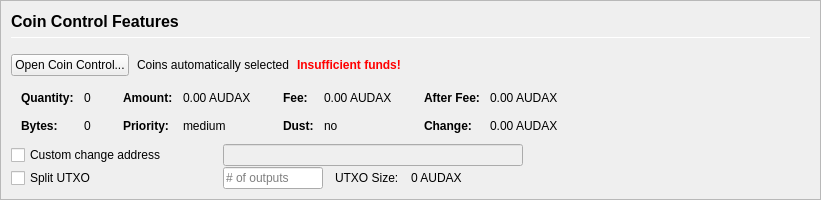
         <widget class="QFrame" name="frameCoinControl">
          <property name="sizePolicy">
           <sizepolicy hsizetype="Expanding" vsizetype="Expanding">
            <horstretch>0</horstretch>
            <verstretch>0</verstretch>
           </sizepolicy>
          </property>
          <property name="maximumSize">
           <size>
            <width>16777215</width>
            <height>16777215</height>
           </size>
          </property>
          <property name="frameShape">
           <enum>QFrame::StyledPanel</enum>
          </property>
          <property name="frameShadow">
           <enum>QFrame::Sunken</enum>
          </property>
          <layout class="QVBoxLayout" name="verticalLayoutCoinControl2">
           <property name="spacing">
            <number>0</number>
           </property>
           <property name="leftMargin">
            <number>0</number>
           </property>
           <property name="topMargin">
            <number>0</number>
           </property>
           <property name="rightMargin">
            <number>0</number>
           </property>
           <property name="bottomMargin">
            <number>0</number>
           </property>
           <item>
            <widget class="QFrame" name="frameCoinControl_BG">
             <layout class="QVBoxLayout" name="verticalLayoutCoinControl" stretch="0,0,0,0,0,0">
              <property name="spacing">
               <number>1</number>
              </property>
              <property name="leftMargin">
               <number>10</number>
              </property>
              <property name="topMargin">
               <number>10</number>
              </property>
              <item>
               <layout class="QHBoxLayout" name="horizontalLayoutCoinControl1">
                <property name="bottomMargin">
                 <number>15</number>
                </property>
                <item>
                 <layout class="QVBoxLayout" name="verticalLayout_3">
                  <property name="spacing">
                   <number>6</number>
                  </property>
                  <item>
                   <widget class="QLabel" name="labelCoinControlFeatures">
                    <property name="sizePolicy">
                     <sizepolicy hsizetype="Preferred" vsizetype="Maximum">
                      <horstretch>0</horstretch>
                      <verstretch>0</verstretch>
                     </sizepolicy>
                    </property>
                    <property name="minimumSize">
                     <size>
                      <width>0</width>
                      <height>20</height>
                     </size>
                    </property>
                    <property name="font">
                     <font>
                      <pointsize>12</pointsize>
                      <weight>75</weight>
                      <bold>true</bold>
                     </font>
                    </property>
                    <property name="styleSheet">
                     <string notr="true">font-weight:audax;</string>
                    </property>
                    <property name="text">
                     <string>Coin Control Features</string>
                    </property>
                   </widget>
                  </item>
                  <item>
                   <widget class="Line" name="line">
                    <property name="minimumSize">
                     <size>
                      <width>0</width>
                      <height>1</height>
                     </size>
                    </property>
                    <property name="maximumSize">
                     <size>
                      <width>16777215</width>
                      <height>1</height>
                     </size>
                    </property>
                    <property name="orientation">
                     <enum>Qt::Horizontal</enum>
                    </property>
                   </widget>
                  </item>
                 </layout>
                </item>
               </layout>
              </item>
              <item>
               <layout class="QHBoxLayout" name="horizontalLayoutCoinControl2" stretch="0,0,0,0">
                <property name="spacing">
                 <number>8</number>
                </property>
                <property name="bottomMargin">
                 <number>10</number>
                </property>
                <item>
                 <widget class="QPushButton" name="pushButtonCoinControl">
                  <property name="styleSheet">
                   <string notr="true"/>
                  </property>
                  <property name="text">
                   <string>Open Coin Control...</string>
                  </property>
                  <property name="autoDefault">
                   <bool>false</bool>
                  </property>
                 </widget>
                </item>
                <item>
                 <widget class="QLabel" name="labelCoinControlAutomaticallySelected">
                  <property name="text">
                   <string>Coins automatically selected</string>
                  </property>
                  <property name="margin">
                   <number>5</number>
                  </property>
                 </widget>
                </item>
                <item>
                 <widget class="QLabel" name="labelCoinControlInsuffFunds">
                  <property name="font">
                   <font>
                    <weight>75</weight>
                    <bold>true</bold>
                   </font>
                  </property>
                  <property name="styleSheet">
                   <string notr="true">color:red;font-weight:audax;</string>
                  </property>
                  <property name="text">
                   <string>Insufficient funds!</string>
                  </property>
                  <property name="margin">
                   <number>5</number>
                  </property>
                 </widget>
                </item>
                <item>
                 <spacer name="horizontalSpacerCoinControl">
                  <property name="orientation">
                   <enum>Qt::Horizontal</enum>
                  </property>
                  <property name="sizeHint" stdset="0">
                   <size>
                    <width>40</width>
                    <height>1</height>
                   </size>
                  </property>
                 </spacer>
                </item>
               </layout>
              </item>
              <item>
               <widget class="QWidget" name="widgetCoinControl" native="true">
                <property name="sizePolicy">
                 <sizepolicy hsizetype="Preferred" vsizetype="Preferred">
                  <horstretch>0</horstretch>
                  <verstretch>0</verstretch>
                 </sizepolicy>
                </property>
                <property name="minimumSize">
                 <size>
                  <width>0</width>
                  <height>0</height>
                 </size>
                </property>
                <property name="styleSheet">
                 <string notr="true"/>
                </property>
                <layout class="QHBoxLayout" name="horizontalLayoutCoinControl5">
                 <property name="leftMargin">
                  <number>0</number>
                 </property>
                 <property name="topMargin">
                  <number>0</number>
                 </property>
                 <property name="rightMargin">
                  <number>0</number>
                 </property>
                 <property name="bottomMargin">
                  <number>0</number>
                 </property>
                 <item>
                  <layout class="QHBoxLayout" name="horizontalLayoutCoinControl3" stretch="0,0,0,1">
                   <property name="spacing">
                    <number>20</number>
                   </property>
                   <property name="topMargin">
                    <number>0</number>
                   </property>
                   <property name="bottomMargin">
                    <number>10</number>
                   </property>
                   <item>
                    <layout class="QFormLayout" name="formLayoutCoinControl1">
                     <property name="horizontalSpacing">
                      <number>10</number>
                     </property>
                     <property name="verticalSpacing">
                      <number>14</number>
                     </property>
                     <property name="leftMargin">
                      <number>10</number>
                     </property>
                     <property name="topMargin">
                      <number>4</number>
                     </property>
                     <property name="rightMargin">
                      <number>6</number>
                     </property>
                     <item row="0" column="0">
                      <widget class="QLabel" name="labelCoinControlQuantityText">
                       <property name="font">
                        <font>
                         <weight>75</weight>
                         <bold>true</bold>
                        </font>
                       </property>
                       <property name="text">
                        <string>Quantity:</string>
                       </property>
                       <property name="margin">
                        <number>0</number>
                       </property>
                      </widget>
                     </item>
                     <item row="0" column="1">
                      <widget class="QLabel" name="labelCoinControlQuantity">
                       <property name="cursor">
                        <cursorShape>IBeamCursor</cursorShape>
                       </property>
                       <property name="contextMenuPolicy">
                        <enum>Qt::ActionsContextMenu</enum>
                       </property>
                       <property name="text">
                        <string notr="true">0</string>
                       </property>
                       <property name="margin">
                        <number>0</number>
                       </property>
                       <property name="textInteractionFlags">
                        <set>Qt::LinksAccessibleByMouse|Qt::TextSelectableByKeyboard|Qt::TextSelectableByMouse</set>
                       </property>
                      </widget>
                     </item>
                     <item row="1" column="0">
                      <widget class="QLabel" name="labelCoinControlBytesText">
                       <property name="font">
                        <font>
                         <weight>75</weight>
                         <bold>true</bold>
                        </font>
                       </property>
                       <property name="text">
                        <string>Bytes:</string>
                       </property>
                      </widget>
                     </item>
                     <item row="1" column="1">
                      <widget class="QLabel" name="labelCoinControlBytes">
                       <property name="cursor">
                        <cursorShape>IBeamCursor</cursorShape>
                       </property>
                       <property name="contextMenuPolicy">
                        <enum>Qt::ActionsContextMenu</enum>
                       </property>
                       <property name="text">
                        <string notr="true">0</string>
                       </property>
                       <property name="textInteractionFlags">
                        <set>Qt::LinksAccessibleByMouse|Qt::TextSelectableByKeyboard|Qt::TextSelectableByMouse</set>
                       </property>
                      </widget>
                     </item>
                    </layout>
                   </item>
                   <item>
                    <layout class="QFormLayout" name="formLayoutCoinControl2">
                     <property name="horizontalSpacing">
                      <number>10</number>
                     </property>
                     <property name="verticalSpacing">
                      <number>14</number>
                     </property>
                     <property name="leftMargin">
                      <number>6</number>
                     </property>
                     <property name="topMargin">
                      <number>4</number>
                     </property>
                     <property name="rightMargin">
                      <number>6</number>
                     </property>
                     <item row="0" column="0">
                      <widget class="QLabel" name="labelCoinControlAmountText">
                       <property name="font">
                        <font>
                         <weight>75</weight>
                         <bold>true</bold>
                        </font>
                       </property>
                       <property name="text">
                        <string>Amount:</string>
                       </property>
                       <property name="margin">
                        <number>0</number>
                       </property>
                      </widget>
                     </item>
                     <item row="0" column="1">
                      <widget class="QLabel" name="labelCoinControlAmount">
                       <property name="cursor">
                        <cursorShape>IBeamCursor</cursorShape>
                       </property>
                       <property name="contextMenuPolicy">
                        <enum>Qt::ActionsContextMenu</enum>
                       </property>
                       <property name="text">
                        <string notr="true">0.00 AUDAX</string>
                       </property>
                       <property name="textInteractionFlags">
                        <set>Qt::LinksAccessibleByMouse|Qt::TextSelectableByKeyboard|Qt::TextSelectableByMouse</set>
                       </property>
                      </widget>
                     </item>
                     <item row="1" column="0">
                      <widget class="QLabel" name="labelCoinControlPriorityText">
                       <property name="font">
                        <font>
                         <weight>75</weight>
                         <bold>true</bold>
                        </font>
                       </property>
                       <property name="text">
                        <string>Priority:</string>
                       </property>
                      </widget>
                     </item>
                     <item row="1" column="1">
                      <widget class="QLabel" name="labelCoinControlPriority">
                       <property name="cursor">
                        <cursorShape>IBeamCursor</cursorShape>
                       </property>
                       <property name="contextMenuPolicy">
                        <enum>Qt::ActionsContextMenu</enum>
                       </property>
                       <property name="text">
                        <string>medium</string>
                       </property>
                       <property name="textInteractionFlags">
                        <set>Qt::LinksAccessibleByMouse|Qt::TextSelectableByKeyboard|Qt::TextSelectableByMouse</set>
                       </property>
                      </widget>
                     </item>
                    </layout>
                   </item>
                   <item>
                    <layout class="QFormLayout" name="formLayoutCoinControl3">
                     <property name="horizontalSpacing">
                      <number>10</number>
                     </property>
                     <property name="verticalSpacing">
                      <number>14</number>
                     </property>
                     <property name="leftMargin">
                      <number>6</number>
                     </property>
                     <property name="topMargin">
                      <number>4</number>
                     </property>
                     <property name="rightMargin">
                      <number>6</number>
                     </property>
                     <item row="0" column="0">
                      <widget class="QLabel" name="labelCoinControlFeeText">
                       <property name="font">
                        <font>
                         <weight>75</weight>
                         <bold>true</bold>
                        </font>
                       </property>
                       <property name="text">
                        <string>Fee:</string>
                       </property>
                       <property name="margin">
                        <number>0</number>
                       </property>
                      </widget>
                     </item>
                     <item row="0" column="1">
                      <widget class="QLabel" name="labelCoinControlFee">
                       <property name="cursor">
                        <cursorShape>IBeamCursor</cursorShape>
                       </property>
                       <property name="contextMenuPolicy">
                        <enum>Qt::ActionsContextMenu</enum>
                       </property>
                       <property name="text">
                        <string notr="true">0.00 AUDAX</string>
                       </property>
                       <property name="textInteractionFlags">
                        <set>Qt::LinksAccessibleByMouse|Qt::TextSelectableByKeyboard|Qt::TextSelectableByMouse</set>
                       </property>
                      </widget>
                     </item>
                     <item row="1" column="0">
                      <widget class="QLabel" name="labelCoinControlLowOutputText">
                       <property name="font">
                        <font>
                         <weight>75</weight>
                         <bold>true</bold>
                        </font>
                       </property>
                       <property name="text">
                        <string>Dust:</string>
                       </property>
                      </widget>
                     </item>
                     <item row="1" column="1">
                      <widget class="QLabel" name="labelCoinControlLowOutput">
                       <property name="cursor">
                        <cursorShape>IBeamCursor</cursorShape>
                       </property>
                       <property name="contextMenuPolicy">
                        <enum>Qt::ActionsContextMenu</enum>
                       </property>
                       <property name="text">
                        <string>no</string>
                       </property>
                       <property name="textInteractionFlags">
                        <set>Qt::LinksAccessibleByMouse|Qt::TextSelectableByKeyboard|Qt::TextSelectableByMouse</set>
                       </property>
                      </widget>
                     </item>
                    </layout>
                   </item>
                   <item>
                    <layout class="QFormLayout" name="formLayoutCoinControl4">
                     <property name="horizontalSpacing">
                      <number>10</number>
                     </property>
                     <property name="verticalSpacing">
                      <number>14</number>
                     </property>
                     <property name="leftMargin">
                      <number>6</number>
                     </property>
                     <property name="topMargin">
                      <number>4</number>
                     </property>
                     <property name="rightMargin">
                      <number>6</number>
                     </property>
                     <item row="0" column="0">
                      <widget class="QLabel" name="labelCoinControlAfterFeeText">
                       <property name="font">
                        <font>
                         <weight>75</weight>
                         <bold>true</bold>
                        </font>
                       </property>
                       <property name="text">
                        <string>After Fee:</string>
                       </property>
                       <property name="margin">
                        <number>0</number>
                       </property>
                      </widget>
                     </item>
                     <item row="0" column="1">
                      <widget class="QLabel" name="labelCoinControlAfterFee">
                       <property name="cursor">
                        <cursorShape>IBeamCursor</cursorShape>
                       </property>
                       <property name="contextMenuPolicy">
                        <enum>Qt::ActionsContextMenu</enum>
                       </property>
                       <property name="text">
                        <string notr="true">0.00 AUDAX</string>
                       </property>
                       <property name="textInteractionFlags">
                        <set>Qt::LinksAccessibleByMouse|Qt::TextSelectableByKeyboard|Qt::TextSelectableByMouse</set>
                       </property>
                      </widget>
                     </item>
                     <item row="1" column="0">
                      <widget class="QLabel" name="labelCoinControlChangeText">
                       <property name="font">
                        <font>
                         <weight>75</weight>
                         <bold>true</bold>
                        </font>
                       </property>
                       <property name="text">
                        <string>Change:</string>
                       </property>
                      </widget>
                     </item>
                     <item row="1" column="1">
                      <widget class="QLabel" name="labelCoinControlChange">
                       <property name="cursor">
                        <cursorShape>IBeamCursor</cursorShape>
                       </property>
                       <property name="contextMenuPolicy">
                        <enum>Qt::ActionsContextMenu</enum>
                       </property>
                       <property name="text">
                        <string notr="true">0.00 AUDAX</string>
                       </property>
                       <property name="textInteractionFlags">
                        <set>Qt::LinksAccessibleByMouse|Qt::TextSelectableByKeyboard|Qt::TextSelectableByMouse</set>
                       </property>
                      </widget>
                     </item>
                    </layout>
                   </item>
                  </layout>
                 </item>
                </layout>
               </widget>
              </item>
              <item>
               <layout class="QHBoxLayout" name="horizontalLayoutCoinControl4">
                <property name="spacing">
                 <number>12</number>
                </property>
                <property name="sizeConstraint">
                 <enum>QLayout::SetDefaultConstraint</enum>
                </property>
                <property name="topMargin">
                 <number>0</number>
                </property>
                <property name="rightMargin">
                 <number>0</number>
                </property>
                <item>
                 <widget class="QCheckBox" name="checkBoxCoinControlChange">
                  <property name="sizePolicy">
                   <sizepolicy hsizetype="Preferred" vsizetype="Preferred">
                    <horstretch>0</horstretch>
                    <verstretch>0</verstretch>
                   </sizepolicy>
                  </property>
                  <property name="minimumSize">
                   <size>
                    <width>200</width>
                    <height>0</height>
                   </size>
                  </property>
                  <property name="maximumSize">
                   <size>
                    <width>200</width>
                    <height>16777215</height>
                   </size>
                  </property>
                  <property name="toolTip">
                   <string>If this is activated, but the change address is empty or invalid, change will be sent to a newly generated address.</string>
                  </property>
                  <property name="text">
                   <string>Custom change address</string>
                  </property>
                 </widget>
                </item>
                <item>
                 <widget class="QValidatedLineEdit" name="lineEditCoinControlChange">
                  <property name="enabled">
                   <bool>false</bool>
                  </property>
                  <property name="sizePolicy">
                   <sizepolicy hsizetype="Preferred" vsizetype="Preferred">
                    <horstretch>0</horstretch>
                    <verstretch>0</verstretch>
                   </sizepolicy>
                  </property>
                  <property name="minimumSize">
                   <size>
                    <width>300</width>
                    <height>0</height>
                   </size>
                  </property>
                 </widget>
                </item>
                <item>
                 <widget class="QLabel" name="labelCoinControlChangeLabel">
                  <property name="sizePolicy">
                   <sizepolicy hsizetype="Preferred" vsizetype="Preferred">
                    <horstretch>0</horstretch>
                    <verstretch>0</verstretch>
                   </sizepolicy>
                  </property>
                  <property name="minimumSize">
                   <size>
                    <width>100</width>
                    <height>0</height>
                   </size>
                  </property>
                  <property name="text">
                   <string/>
                  </property>
                  <property name="margin">
                   <number>3</number>
                  </property>
                 </widget>
                </item>
               </layout>
              </item>
              <item>
               <layout class="QHBoxLayout" name="horizontalLayoutCoinControl6">
                <property name="spacing">
                 <number>12</number>
                </property>
                <property name="rightMargin">
                 <number>0</number>
                </property>
                <item>
                 <widget class="QCheckBox" name="splitBlockCheckBox">
                  <property name="sizePolicy">
                   <sizepolicy hsizetype="Preferred" vsizetype="Preferred">
                    <horstretch>0</horstretch>
                    <verstretch>0</verstretch>
                   </sizepolicy>
                  </property>
                  <property name="minimumSize">
                   <size>
                    <width>200</width>
                    <height>0</height>
                   </size>
                  </property>
                  <property name="maximumSize">
                   <size>
                    <width>200</width>
                    <height>16777215</height>
                   </size>
                  </property>
                  <property name="text">
                   <string>Split UTXO</string>
                  </property>
                 </widget>
                </item>
                <item>
                 <widget class="QLineEdit" name="splitBlockLineEdit">
                  <property name="sizePolicy">
                   <sizepolicy hsizetype="Preferred" vsizetype="Preferred">
                    <horstretch>50</horstretch>
                    <verstretch>0</verstretch>
                   </sizepolicy>
                  </property>
                  <property name="minimumSize">
                   <size>
                    <width>100</width>
                    <height>0</height>
                   </size>
                  </property>
                  <property name="maximumSize">
                   <size>
                    <width>100</width>
                    <height>16777215</height>
                   </size>
                  </property>
                  <property name="placeholderText">
                   <string># of outputs</string>
                  </property>
                 </widget>
                </item>
                <item>
                 <widget class="QLabel" name="labelBlockSizeText">
                  <property name="text">
                   <string>UTXO Size:</string>
                  </property>
                 </widget>
                </item>
                <item>
                 <widget class="QLabel" name="labelBlockSize">
                  <property name="text">
                   <string>0 AUDAX</string>
                  </property>
                 </widget>
                </item>
                <item>
                 <spacer name="horizontalSpacer_7">
                  <property name="orientation">
                   <enum>Qt::Horizontal</enum>
                  </property>
                  <property name="sizeHint" stdset="0">
                   <size>
                    <width>40</width>
                    <height>20</height>
                   </size>
                  </property>
                 </spacer>
                </item>
               </layout>
              </item>
              <item>
               <spacer name="verticalSpacerCoinControl">
                <property name="orientation">
                 <enum>Qt::Vertical</enum>
                </property>
                <property name="sizeHint" stdset="0">
                 <size>
                  <width>800</width>
                  <height>1</height>
                 </size>
                </property>
               </spacer>
              </item>
             </layout>
            </widget>
           </item>
          </layout>
         </widget>
